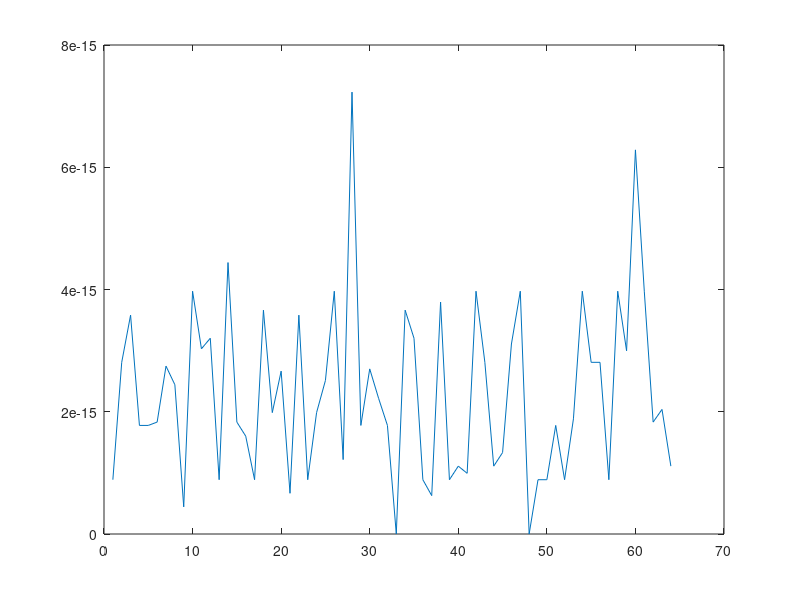

Recreate this plot in MATLAB.
close all; clear all; clc;

%%%%%%%%%%%stage1

N = 64;
n = 0:N/4-1;

data(1:64) = randn(1,64) + 1i*randn(1,64); 

dataA = (data(1:16) + data(33:48) + data(17:32) + data(49:64));    % 0 4  8 12 16......
dataB = (((data(1:16) + data(33:48)) - (data(17:32) +  data(49:64))).*exp(-1i*2*pi/N*(2*n)));   % 2 6 10 14 18......
dataC = (((data(1:16) - data(33:48)) - 1i*(data(17:32) -  data(49:64))).*exp(-1i*2*pi/N*(1*n))); % 1 5 9  13 17......
dataD = (((data(1:16) - data(33:48)) + 1i*(data(17:32) -  data(49:64))).*exp(-1i*2*pi/N*(3*n))); % 3 7 11 15 19......

%%%%%%%%%stage2

N = 16;
n = 0:N/4-1;

dataA1 = (dataA(1:4) + dataA(9:12) + dataA(5:8) + dataA(13:16));                               % 0  16 32 48
dataA2 = (((dataA(1:4) + dataA(9:12)) - (dataA(5:8) +  dataA(13:16))).*exp(-1i*2*pi/N*(2*n)));  % 8  24 40 56
dataA3 = (((dataA(1:4) - dataA(9:12)) - 1i*(dataA(5:8) -  dataA(13:16))).*exp(-1i*2*pi/N*(1*n)));% 4  20 36 52
dataA4 = (((dataA(1:4) - dataA(9:12)) + 1i*(dataA(5:8) -  dataA(13:16))).*exp(-1i*2*pi/N*(3*n)));% 12 28 44 60

dataB1 = (dataB(1:4) + dataB(9:12) + dataB(5:8) + dataB(13:16));                               % 2  18 34 50
dataB2 = (((dataB(1:4) + dataB(9:12)) - (dataB(5:8) +  dataB(13:16))).*exp(-1i*2*pi/N*(2*n)));  % 10 26 42 58
dataB3 = (((dataB(1:4) - dataB(9:12)) - 1i*(dataB(5:8) -  dataB(13:16))).*exp(-1i*2*pi/N*(1*n)));% 6  22 38 54
dataB4 = (((dataB(1:4) - dataB(9:12)) + 1i*(dataB(5:8) -  dataB(13:16))).*exp(-1i*2*pi/N*(3*n)));% 14 30 46 62

dataC1 = (dataC(1:4) + dataC(9:12) + dataC(5:8) + dataC(13:16));                               % 1  17 33 49
dataC2 = (((dataC(1:4) + dataC(9:12)) - (dataC(5:8) +  dataC(13:16))).*exp(-1i*2*pi/N*(2*n)));  % 9  25 41 57
dataC3 = (((dataC(1:4) - dataC(9:12)) - 1i*(dataC(5:8) -  dataC(13:16))).*exp(-1i*2*pi/N*(1*n)));% 5  21 37 53
dataC4 = (((dataC(1:4) - dataC(9:12)) + 1i*(dataC(5:8) -  dataC(13:16))).*exp(-1i*2*pi/N*(3*n)));% 13 29 45 61

dataD1 = (dataD(1:4) + dataD(9:12) + dataD(5:8) + dataD(13:16));                               % 3  19 35 51
dataD2 = (((dataD(1:4) + dataD(9:12)) - (dataD(5:8) +  dataD(13:16))).*exp(-1i*2*pi/N*(2*n)));  % 11 27 42 59
dataD3 = (((dataD(1:4) - dataD(9:12)) - 1i*(dataD(5:8) -  dataD(13:16))).*exp(-1i*2*pi/N*(1*n)));% 7  23 39 55
dataD4 = (((dataD(1:4) - dataD(9:12)) + 1i*(dataD(5:8) -  dataD(13:16))).*exp(-1i*2*pi/N*(3*n)));% 15 31 47 63

%%%%%%%%%stage3

N = 4;
n = 0;
W = exp(-1i*2*pi/N);
w = W^0;
dataA11 = (dataA1(1) + dataA1(3) + dataA1(2) + dataA1(4));                               % 0  
dataA12 = (((dataA1(1) + dataA1(3)) - (dataA1(2) +  dataA1(4))).*exp(-1i*2*pi/N*(2*n)));  % 32
dataA13 = (((dataA1(1) - dataA1(3)) - 1i*(dataA1(2) -  dataA1(4))).*exp(-1i*2*pi/N*(1*n)));% 16
dataA14 = (((dataA1(1) - dataA1(3)) + 1i*(dataA1(2) -  dataA1(4))).*exp(-1i*2*pi/N*(3*n)));% 48

%fft_dataA(1:4:16) = fft(dataA1); 这里只展开一个式子，后面15个都需要像这样展开,我就偷懒不写了
fft_dataA(1:4:16) = [dataA11,dataA13,dataA12,dataA14];
fft_dataA(3:4:16) = fft(dataA2);
fft_dataA(2:4:16) = fft(dataA3);
fft_dataA(4:4:16) = fft(dataA4);
fft_dataB(1:4:16) = fft(dataB1);
fft_dataB(3:4:16) = fft(dataB2);
fft_dataB(2:4:16) = fft(dataB3);
fft_dataB(4:4:16) = fft(dataB4);
fft_dataC(1:4:16) = fft(dataC1);
fft_dataC(3:4:16) = fft(dataC2);
fft_dataC(2:4:16) = fft(dataC3);
fft_dataC(4:4:16) = fft(dataC4);
fft_dataD(1:4:16) = fft(dataD1);
fft_dataD(3:4:16) = fft(dataD2);
fft_dataD(2:4:16) = fft(dataD3);
fft_dataD(4:4:16) = fft(dataD4);

fft2(1:4:64) = fft_dataA;
fft2(3:4:64) = fft_dataB;
fft2(2:4:64) = fft_dataC;
fft2(4:4:64) = fft_dataD;

fft1 = (fft(data));
plot(abs(fft1 - fft2))
